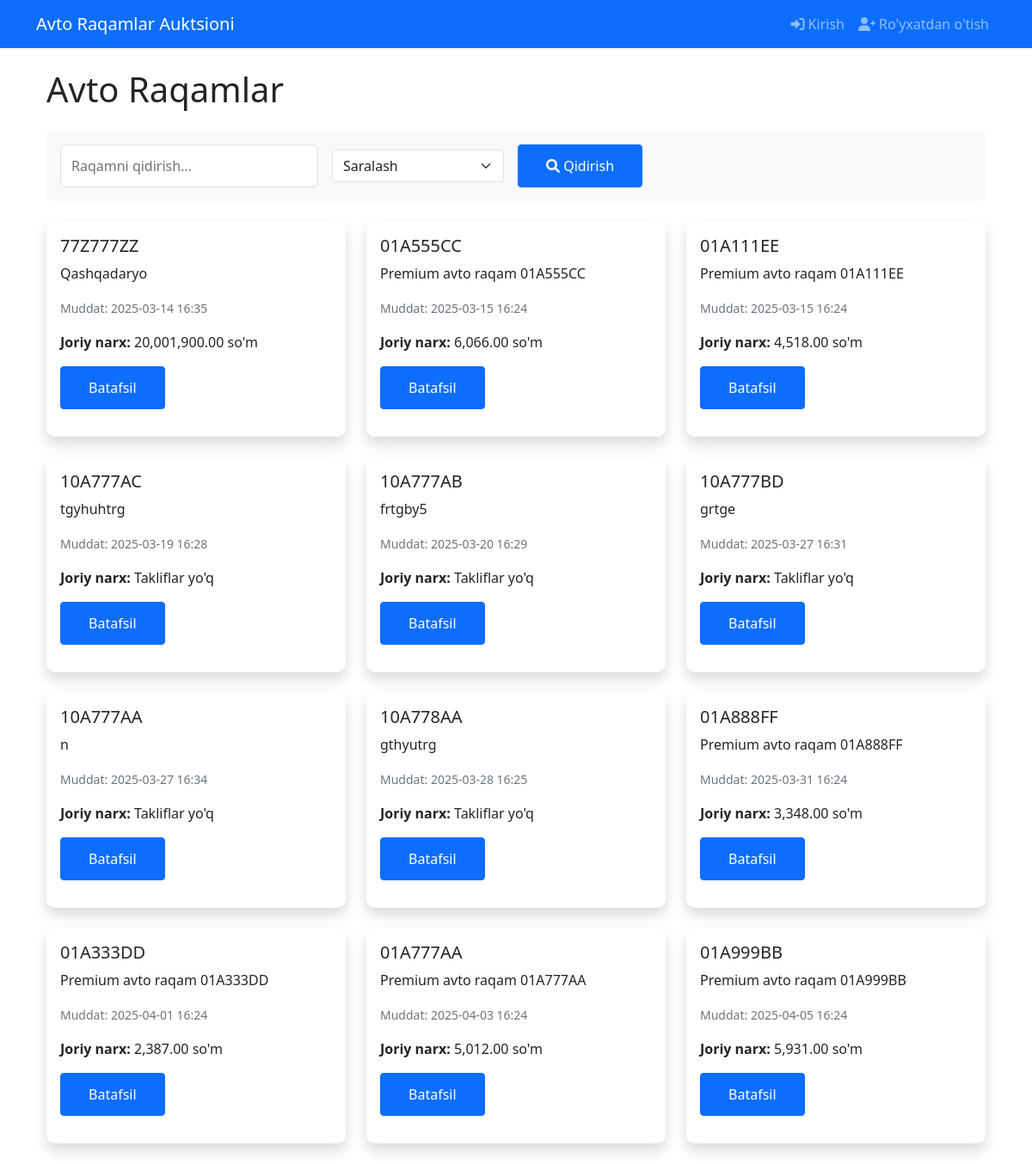
The page / on the database its author committed.
### models.py (models this page shows)
class AutoPlate(Base):
    __tablename__ = "auto_plates"
    id = Column(Integer, primary_key=True, index=True)
    plate_number = Column(String, unique=True, index=True)
    description = Column(String)
    deadline = Column(DateTime)
    starting_price = Column(Numeric(10, 2), nullable=False, default=1000)
    created_by_id = Column(Integer, ForeignKey("users.id"))
    is_active = Column(Boolean, default=True)
    created_by = relationship("User", back_populates="plates")
    bids = relationship("Bid", back_populates="plate", cascade="all, delete-orphan")

class Bid(Base):
    __tablename__ = "bids"
    id = Column(Integer, primary_key=True, index=True)
    amount = Column(Numeric(10, 2))
    user_id = Column(Integer, ForeignKey("users.id"))
    plate_id = Column(Integer, ForeignKey("auto_plates.id"))
    created_at = Column(DateTime, default=datetime.now)
    user = relationship("User", back_populates="bids")
    plate = relationship("AutoPlate", back_populates="bids")
    __table_args__ = (
    )

### main.py (the view)
@app.get("/", response_class=HTMLResponse)
async def home(
    request: Request,
    ordering: Optional[str] = None,
    plate_number__contains: Optional[str] = None,
    current_user: Optional[models.User] = Depends(get_current_user),
    db: Session = Depends(get_db)
):
    query = db.query(models.AutoPlate).filter(models.AutoPlate.is_active == True)
    if plate_number__contains:
        query = query.filter(models.AutoPlate.plate_number.ilike(f"%{plate_number__contains}%"))
    if ordering:
        if ordering == "deadline":
            query = query.order_by(models.AutoPlate.deadline.asc())
        elif ordering == "-deadline":
            query = query.order_by(models.AutoPlate.deadline.desc())
    else:
        query = query.order_by(models.AutoPlate.deadline.asc())
    plates = query.all()
    result = []
    for plate in plates:
        highest_bid = db.query(models.Bid).filter(
            models.Bid.plate_id == plate.id
        ).order_by(models.Bid.amount.desc()).first()
        result.append({
            "id": plate.id,
            "plate_number": plate.plate_number,
            "description": plate.description,
            "deadline": plate.deadline,
            "is_active": plate.is_active,
            "highest_bid": highest_bid.amount if highest_bid else None
        })
    return templates.TemplateResponse(
        "index.html",
        {
            "request": request,
            "user": current_user,
            "plates": result,
        }
    )

### templates/index.html (shortened to what this page needs)
{% extends "base.html" %}
{% block content %}
<div class="container">
    <div class="row">
        <div class="col-12">
            {% if user and user.is_staff %}
            <div class="admin-controls mb-4">
                <div class="d-flex justify-content-between align-items-center">
                    <h1 class="mb-0">Avto Raqamlar</h1>
                    <div class="btn-group">
                        <a href="/admin/plates" class="btn btn-primary">
                            <i class="fas fa-cog"></i> Raqamlarni boshqarish
                        </a>
                        <a href="/admin/plate/new" class="btn btn-success">
                            <i class="fas fa-plus"></i> Yangi raqam qo'shish
                        </a>
                    </div>
                </div>
            </div>
            {% else %}
            <h1 class="mb-4">Avto Raqamlar</h1>
            {% endif %}
            <div class="sorting-controls mb-4">
                <form method="GET" class="d-flex gap-3 align-items-center">
                    <div class="input-group" style="max-width: 300px;">
                        <input type="text"
                               name="plate_number__contains"
                               class="form-control"
                               placeholder="Raqamni qidirish..."
                               value="{{ request.query_params.get('plate_number__contains', '') }}">
                    </div>
                    <select name="ordering" class="form-select" style="max-width: 200px;" onchange="this.form.submit()">
                        <option value="" {% if not request.query_params.get('ordering') %}selected{% endif %}>
                            Saralash
                        </option>
                    </select>
                    <button type="submit" class="btn btn-primary">
                        <i class="fas fa-search"></i> Qidirish
                    </button>
                </form>
            </div>
            <div class="row">
                {% for plate in plates %}
                <div class="col-md-4 mb-4">
                    <div class="card h-100">
                        <div class="card-body">
                            <div class="d-flex justify-content-between align-items-start">
                                <h5 class="card-title">{{ plate.plate_number }}</h5>
                            </div>
                            <p class="card-text">{{ plate.description }}</p>
                            <p class="card-text">
                                <small class="text-muted">
                                    Muddat: {{ plate.deadline.strftime('%Y-%m-%d %H:%M') }}
                                </small>
                            </p>
                            <p class="card-text">
                                <strong>Joriy narx:</strong>
                                {% if plate.highest_bid %}
                                {{ "{:,.2f}".format(plate.highest_bid) }} so'm
                                {% else %}
                                Takliflar yo'q
                                {% endif %}
                            </p>
                            <a href="/plate/{{ plate.id }}" class="btn btn-primary">Batafsil</a>
                        </div>
                    </div>
                </div>
                {% else %}
                <div class="col-12">
                    <div class="alert alert-info">Hech qanday raqam topilmadi</div>
                </div>
                {% endfor %}
            </div>
        </div>
    </div>
</div>
{% endblock %}

### templates/base.html (shortened to what this page needs)
<!DOCTYPE html>
<html lang="uz">
<head>
    <link href="https://cdn.jsdelivr.net/npm/bootstrap@5.1.3/dist/css/bootstrap.min.css" rel="stylesheet">
    <link href="https://cdnjs.cloudflare.com/ajax/libs/font-awesome/6.0.0/css/all.min.css" rel="stylesheet">
    <link href="{{ url_for('static', path='/css/styles.css') }}" rel="stylesheet">
</head>
<body>
    <nav class="navbar navbar-expand-lg navbar-dark bg-primary mb-4">
        <div class="container">
            <a class="navbar-brand" href="/">Avto Raqamlar Auktsioni</a>
            <div class="collapse navbar-collapse" id="navbarNav">
                <ul class="navbar-nav ms-auto">
                    {% if user %}
                        {% if user.is_staff %}
                        <li class="nav-item dropdown">
                            <a class="nav-link dropdown-toggle" href="#" id="adminDropdown" role="button" data-bs-toggle="dropdown">
                                <i class="fas fa-user-shield"></i> Admin Panel
                            </a>
                            <ul class="dropdown-menu">
                                <li><a class="dropdown-item" href="/admin/plates">
                                    <i class="fas fa-list"></i> Raqamlar ro'yxati
                                </a></li>
                                <li><a class="dropdown-item" href="/admin/plate/new">
                                    <i class="fas fa-plus"></i> Yangi raqam qo'shish
                                </a></li>
                            </ul>
                        </li>
                        {% endif %}
                        <li class="nav-item">
                            <a class="nav-link" href="/logout">
                                <i class="fas fa-sign-out-alt"></i> Chiqish
                            </a>
                        </li>
                    {% else %}
                        <li class="nav-item">
                            <a class="nav-link" href="/login-page">
                                <i class="fas fa-sign-in-alt"></i> Kirish
                            </a>
                        </li>
                        <li class="nav-item">
                            <a class="nav-link" href="/register-page">
                                <i class="fas fa-user-plus"></i> Ro'yxatdan o'tish
                            </a>
                        </li>
                    {% endif %}
                </ul>
            </div>
        </div>
    </nav>
    <div class="container">
        {% block content %}{% endblock %}
    </div>
</body>
</html>

### static/css/styles.css (style rules this page uses)
.card { border: none; border-radius: 10px; box-shadow: 0 0.5rem 1rem rgba(0, 0, 0, 0.15); margin-bottom: 1rem; }
.form-control { border-radius: 7px; padding: 0.75rem; }
.btn-primary { padding: 0.75rem 2rem; font-weight: 500; }
.sorting-controls { background-color: #f8f9fa; padding: 1rem; border-radius: 7px; margin-bottom: 1.5rem; }
.sorting-controls .form-select, .sorting-controls .form-control { border-color: #dee2e6; }
.sorting-controls .btn { min-width: 120px; }

### rows shown on the page
AutoPlate: plate_number "77Z777ZZ", description "Qashqadaryo", deadline "2025-03-14 16:35"
Bid: highest_bid "20,001,900.00"
AutoPlate: plate_number "01A555CC", description "Premium avto raqam 01A555CC", deadline "2025-03-15 16:24"
Bid: highest_bid "6,066.00"
AutoPlate: plate_number "01A111EE", description "Premium avto raqam 01A111EE", deadline "2025-03-15 16:24"
Bid: highest_bid "4,518.00"
AutoPlate: plate_number "10A777AC", description "tgyhuhtrg", deadline "2025-03-19 16:28", shows "Takliflar yo'q"
AutoPlate: plate_number "10A777AB", description "frtgby5", deadline "2025-03-20 16:29", shows "Takliflar yo'q"
AutoPlate: plate_number "10A777BD", description "grtge", deadline "2025-03-27 16:31", shows "Takliflar yo'q"
AutoPlate: plate_number "10A777AA", description "n", deadline "2025-03-27 16:34", shows "Takliflar yo'q"
AutoPlate: plate_number "10A778AA", description "gthyutrg", deadline "2025-03-28 16:25", shows "Takliflar yo'q"
AutoPlate: plate_number "01A888FF", description "Premium avto raqam 01A888FF", deadline "2025-03-31 16:24"
Bid: highest_bid "3,348.00"
AutoPlate: plate_number "01A333DD", description "Premium avto raqam 01A333DD", deadline "2025-04-01 16:24"
Bid: highest_bid "2,387.00"
AutoPlate: plate_number "01A777AA", description "Premium avto raqam 01A777AA", deadline "2025-04-03 16:24"
Bid: highest_bid "5,012.00"
AutoPlate: plate_number "01A999BB", description "Premium avto raqam 01A999BB", deadline "2025-04-05 16:24"
Bid: highest_bid "5,931.00"
